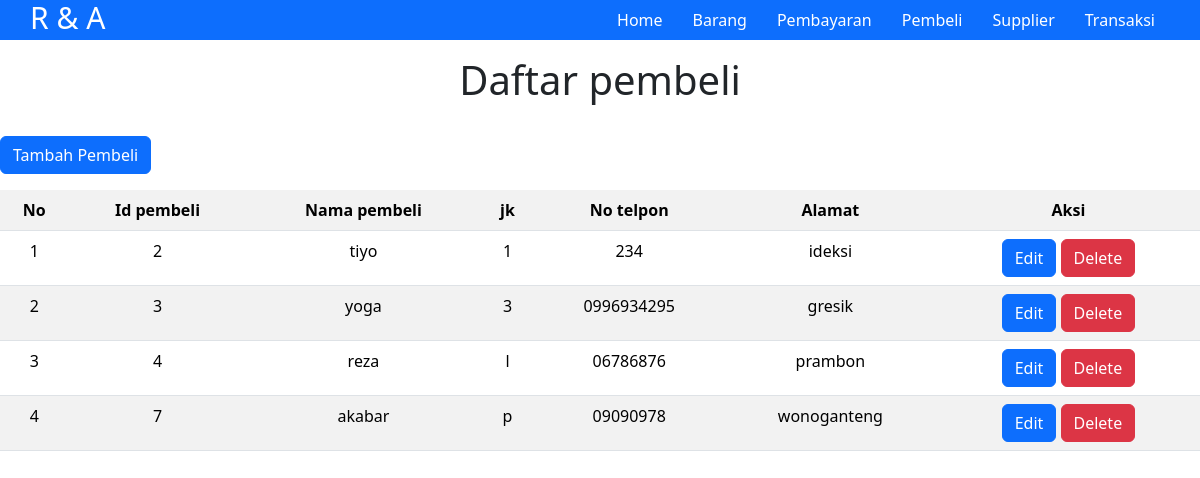
/pembeli.php, run on the app's committed database.
### tables this page shows
CREATE TABLE `pembeli` (
  `id_pembeli` int(11) NOT NULL,
  `nama_pembeli` varchar(30) NOT NULL,
  `jk` char(1) NOT NULL,
  `no_telp` char(14) NOT NULL,
  `alamat` varchar(50) NOT NULL
);

### function.php (called while the page is built, shortened)
<?php
function koneksi(){
    $conn = mysqli_connect("localhost", "root", "", "penjualan");
    return $conn;
}
function query($sql){
    $conn = koneksi();
    $result = mysqli_query($conn, $sql);
    $rows = [];
    while($row = mysqli_fetch_assoc($result)){
        $rows[] = $row;
    }
    return $rows;
}
?>

### pembeli.php (the view, shortened to what this page needs)
<?php
require "function.php";
$barang = query("SELECT * FROM pembeli");
?>
<!DOCTYPE html>
<html lang="en">
<head>
    <link href="https://cdn.jsdelivr.net/npm/bootstrap@5.3.2/dist/css/bootstrap.min.css" rel="stylesheet">
</head>
<body>
    <nav class="bg-primary">
        <h4>R & A</h4>
        <ul>
            <a href="index.php">
                <li>Home</li>
            </a>
            <a href="data_barang.php">
                <li>Barang</li>
            </a>
            <a href="pembayaran.php">
                <li>Pembayaran</li>
            </a>
            <a href="pembeli.php">
                <li>Pembeli</li>
            </a>
            <a href="supplier.php">
                <li>Supplier</li>
            </a>
            <a href="transaksi.php">
                <li>Transaksi</li>
            </a>
        </ul>
    </nav>
    <h1 class="my-3" style="text-align: center;">Daftar pembeli</h1>
    <a href="tambah-pembeli.php">
        <button class="btn btn-primary my-3"> Tambah Pembeli</button>
    </a>
    <table class="table table-striped table-hover">
        <tr>
            <th>No</th>
            <th>Id pembeli</th>
            <th>Nama pembeli</th>
            <th>jk</th>
            <th>No telpon</th>
            <th>Alamat</th>
            <th>Aksi</th>
        </tr>
        <?php $i = 1; ?>
        <?php foreach ($barang as $brg) { ?>
            <tr>
                <td><?= $i; ?></td>
                <td><?= $brg["id_pembeli"]; ?></td>
                <td><?= $brg["nama_pembeli"]; ?></td>
                <td><?= $brg["jk"]; ?></td>
                <td><?= $brg["no_telp"]; ?></td>
                <td><?= $brg["alamat"]; ?></td>
                <td>
                    <a href="edit-pembeli.php?id=<?=$brg["id_pembeli"]?>"><button class="btn btn-primary">Edit </button></a>
                    <a href="hapus-pembeli.php?id=<?=$brg["id_pembeli"]?>"><button class="btn btn-danger">Delete </button></a>
                </td>
            </tr>
        <?php
            $i++;
        } ?>
    </table>
</body>
</html>

### pembeli.php (style rules this page uses)
table { text-align: center; }
nav { width: 100%; height: 40px; display: flex; justify-content: space-between; padding: 0px 30px; }
ul { display: flex; height: 100%; align-items: center; }
li { list-style-type: none; margin: 0px 15px; }
a { text-decoration: none; color: white; }
h4 { color: white; font-size: 30px; }

### data on the page
pembeli: id_pembeli "2", nama_pembeli "tiyo", jk "1", no_telp "234", alamat "ideksi"
pembeli: id_pembeli "3", nama_pembeli "yoga", jk "3", no_telp "0996934295", alamat "gresik"
pembeli: id_pembeli "4", nama_pembeli "reza", jk "l", no_telp "06786876", alamat "prambon"
pembeli: id_pembeli "7", nama_pembeli "akabar", jk "p", no_telp "09090978", alamat "wonoganteng"
